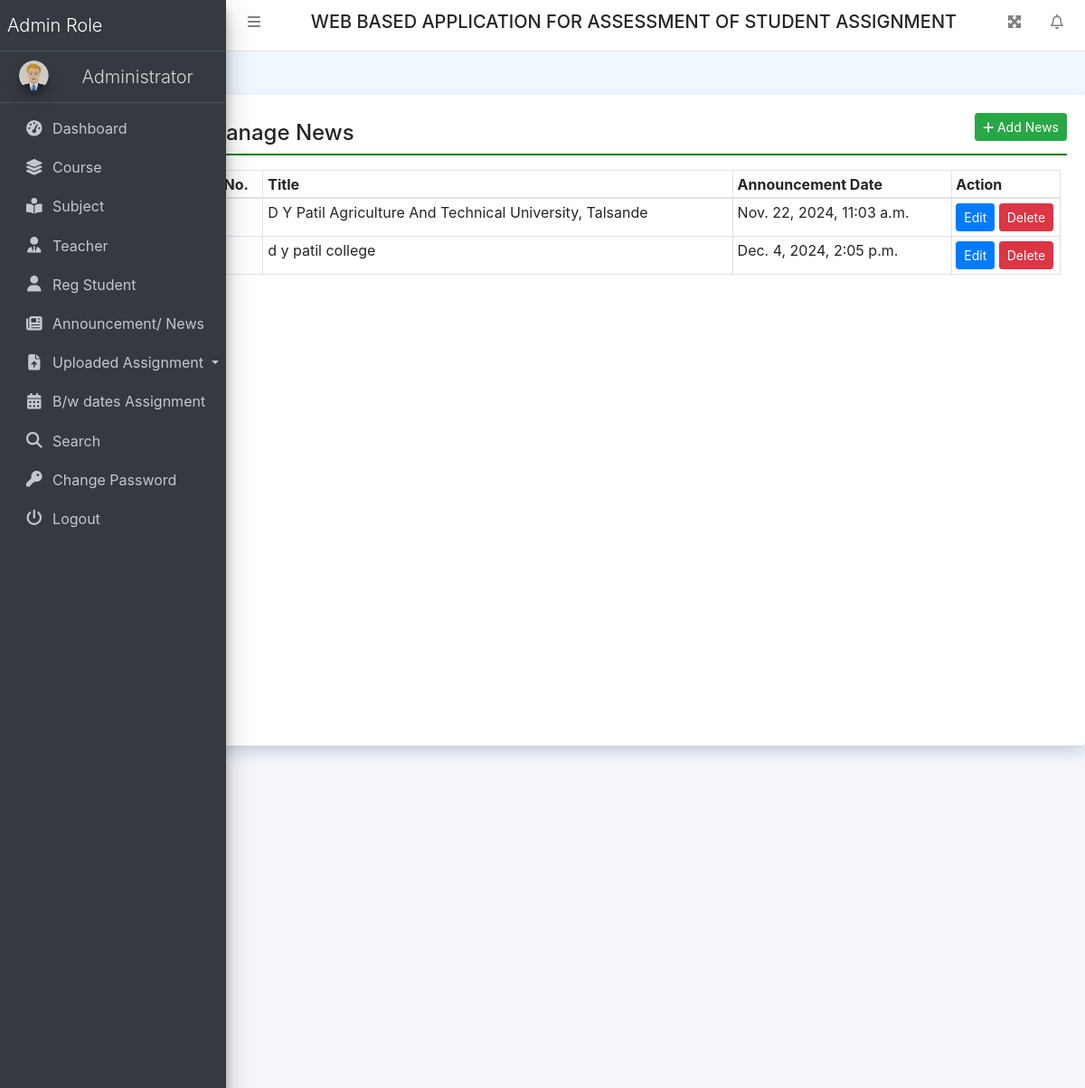
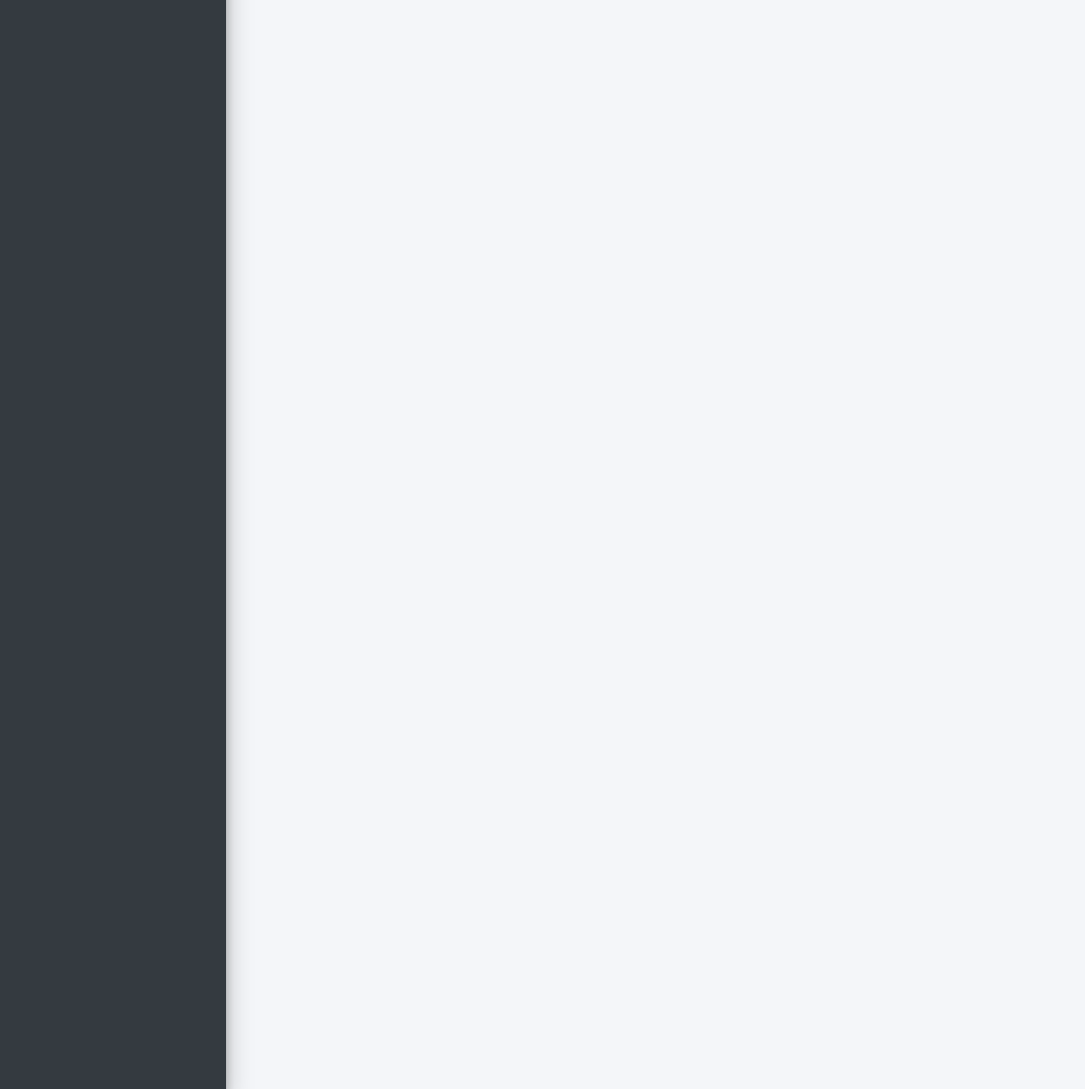
The page /news (signed in) on the database its author committed (2 pictures, top to bottom).
### collegeAssignment/models.py (models this page shows, shortened)
class News(models.Model):
    Title = models.CharField(max_length=200, null=True)
    Description = models.CharField(max_length=500, null=True)
    CreationDate = models.DateTimeField(auto_now_add=True)

### collegeAssignment/views.py (the view)
# urls.py: path('news', news, name='news'),
def news(request):
    if not request.user.is_authenticated:
        return redirect('admin_login')
    news = News.objects.all()
    try:
        if request.method == "POST":
            title = request.POST['Title']
            description = request.POST['Description']
            try:
                News.objects.create(Title=title, Description=description)
                error = "no"
            except:
                error = "yes"
    except:
        pass
    return render(request, 'news.html', locals())

### collegeAssignment/templates/news.html (shortened to what this page needs)
{% extends 'header.html' %}
{% block main %}
<div class="card shadow mt-5 offset-2" style="min-height: 90vh">
    <div class="card-body">
        <a href="#" class="btn btn-success btn-sm float-right"
           data-target="#addpro" data-toggle="modal"><i class="fa fa-plus"></i>
            Add News</a>
        <h4 class="p-2" style="border-bottom: 2px solid green;">Manage News</h4>
        <div class="container-fluid mt-3">
            <table class="table table-bordered table-sm">
                <thead>
                <tr>
                    <th>S No.</th>
                    <th>Title</th>
                    <th>Announcement Date</th>
                    <th>Action</th>
                </tr>
                </thead>
                <tbody>
                {% for i in news %}
                <tr>
                    <td>{{forloop.counter}}</td>
                    <td>{{i.Title}}</td>
                    <td>{{i.CreationDate}}</td>
                    <td style="width: 120px;">
                        <a href="{% url 'editNews' i.id %}" class="btn btn-primary btn-sm">Edit</a>
                        <a onclick="return confirm('Are you sure to Delete')" href="{% url 'deleteNews' i.id %}"
                           class="btn btn-sm btn-danger">Delete</a>
                    </td>
                </tr>
                {% endfor %}
                </tbody>
            </table>
        </div>
    </div>
</div>
{% endblock %}

### collegeAssignment/static/css/all.css (style rules this page uses)
.fa-plus:before { content: "\f067"; }

### collegeAssignment/templates/header.html (style rules this page uses)
body { background-color: aliceblue; }

### rows shown on the page
News: Title "D Y Patil Agriculture And Technical University, Talsande", CreationDate "Nov. 22, 2024, 11:03 a.m."
News: Title "d y patil college", CreationDate "Dec. 4, 2024, 2:05 p.m."
